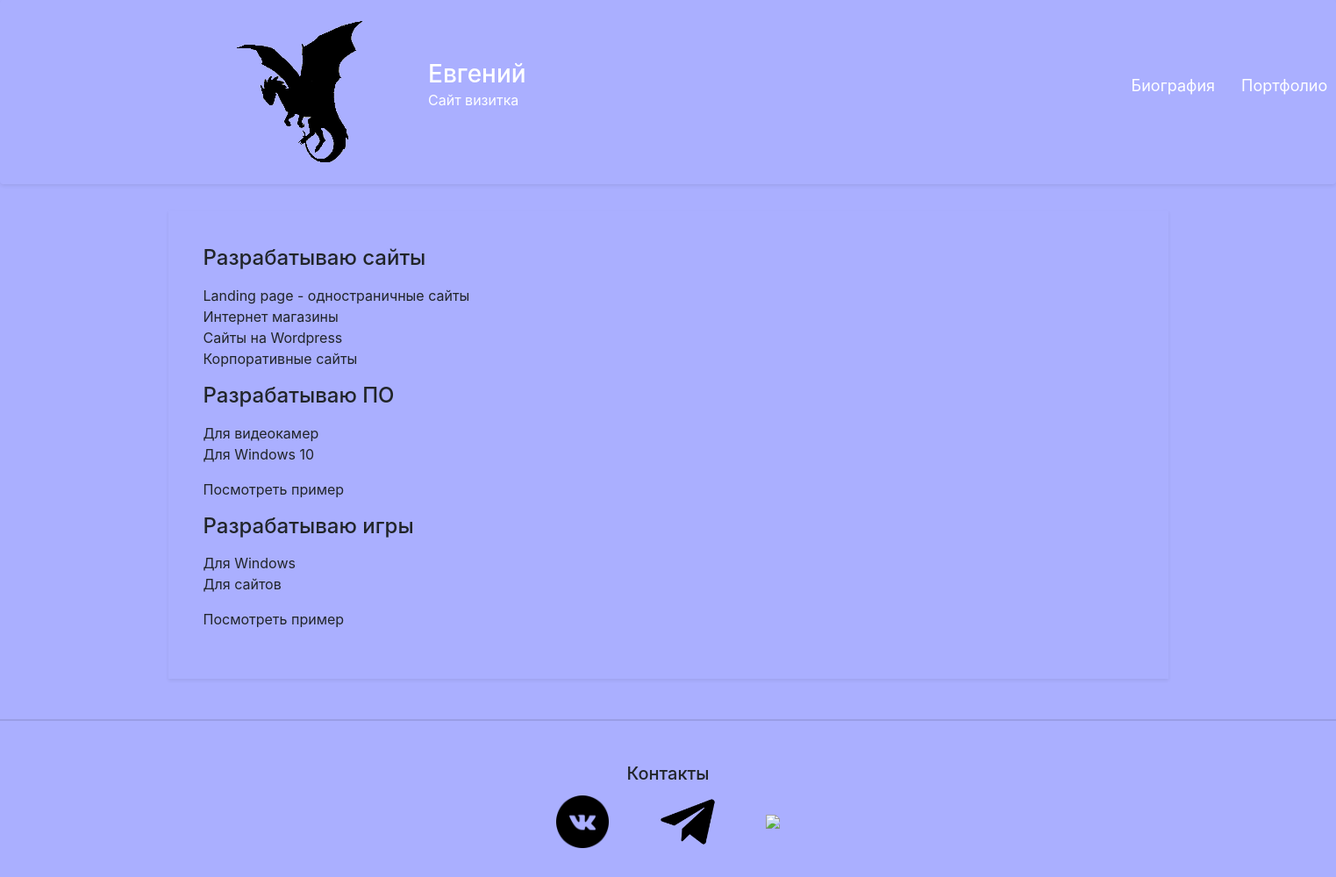
Before: / with the older database file.
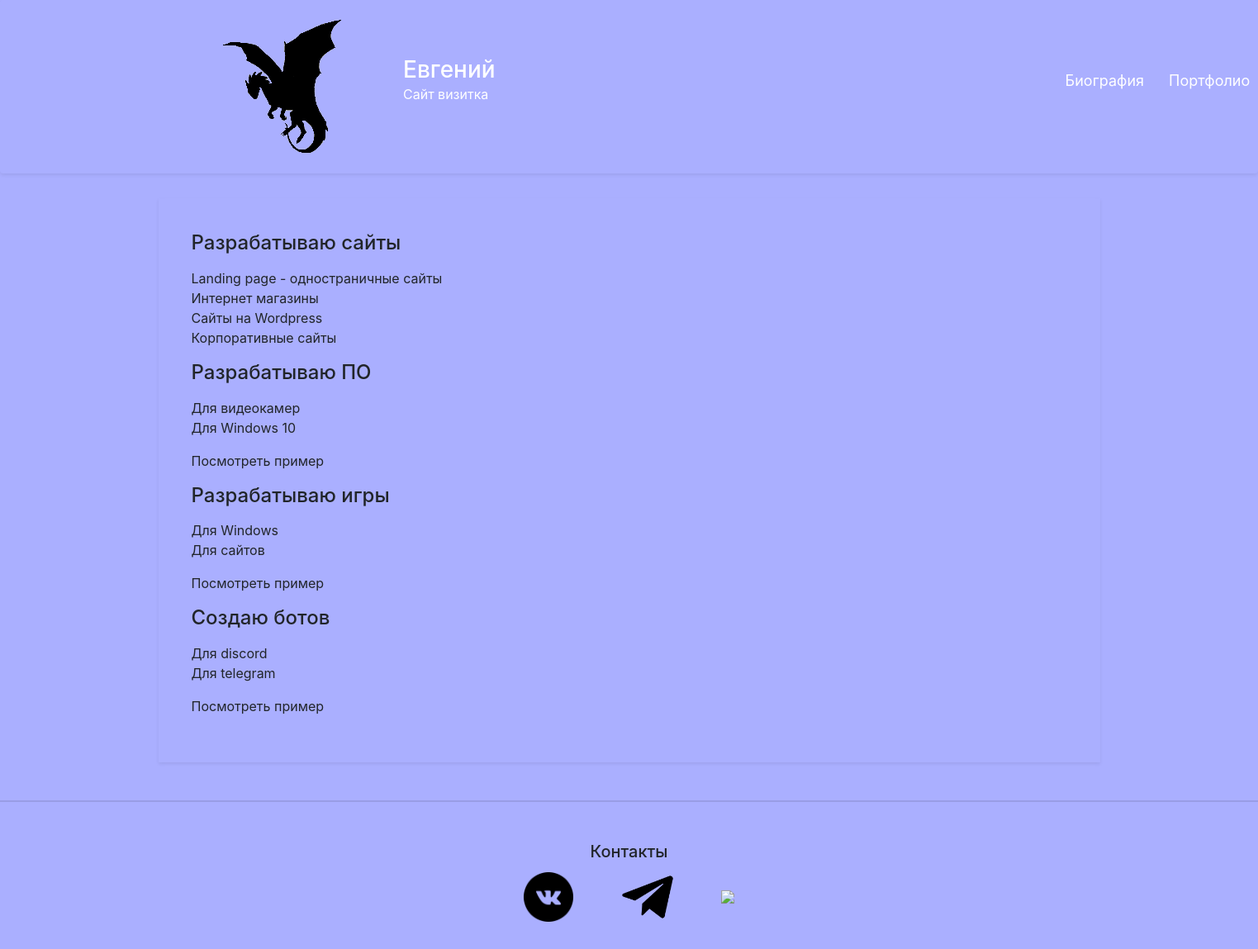
After: the same page with the newer database file.
### mainWindow/models.py (models this page shows)
class Info(models.Model):
    title = models.CharField(max_length=255)
    text = models.TextField()

### mainWindow/views.py (the view)
# urls.py: 2. Add a URL to urlpatterns:  path('', views.home, name='home')
def home(request):
    src_text = []
    for i in range(len(Portfolio.objects.all())):
        src_text.append(f"mainWindow/media/img_{i}/im_1.png")
    data = {
        "title": "Главная страница",
        "info": Info.objects.all(),
        "src_text": src_text,
    }
    return render(request, "home.html", data)

### mainWindow/templates/home.html (shortened to what this page needs)
{% extends 'include/main.html' %}
{% block main_section %}{% endblock main_section %}

Changed rows visible on the page:
added Info: title+text "Создаю ботов Для discord Для telegram Посмотреть пример"
